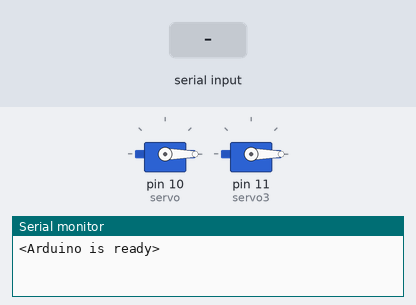
A sketch run on a simulated Arduino Uno, built with avr-gcc and run on an emulated ATmega328P. Parts: 2 × servo, the last lines printed to the serial monitor. The test bench sets the inputs (shaded band).

Above: at 1.2 s.
1.3 s: "<90,45,200>" received over Serial
At 2.5 s:
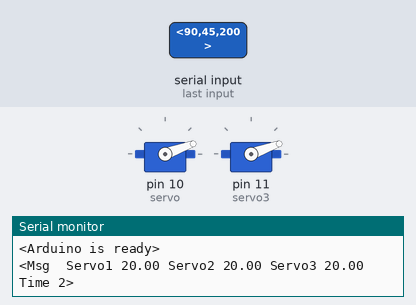
2.8 s: "<90,45>" received over Serial
At 3.5 s:
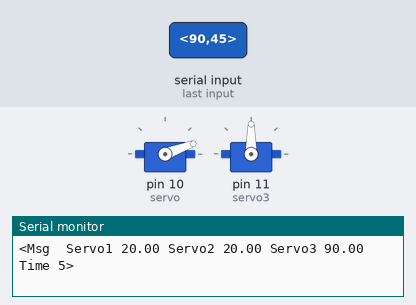
4.3 s: "<0>" received over Serial
At 5.5 s:
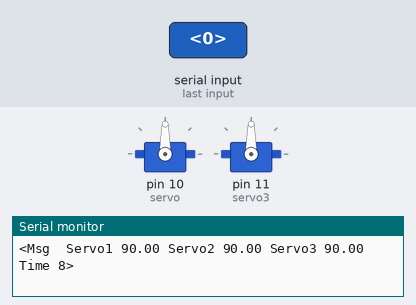
5.8 s: "<30,150,10>" received over Serial
At 7.0 s:
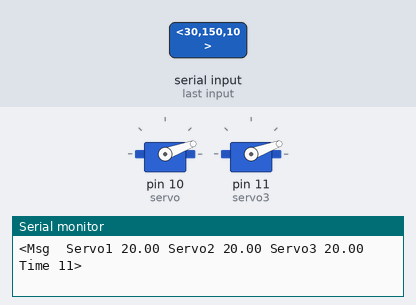
7.3 s: "<30,150>" received over Serial
At 8.2 s:
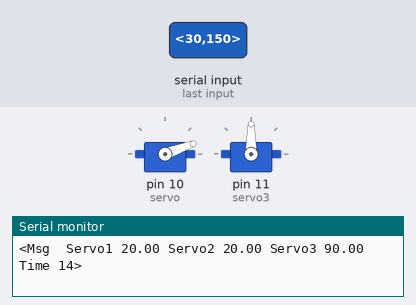
Timing chart, 0 to 9.8 s (numbered marks = the images above; inputs shaded):
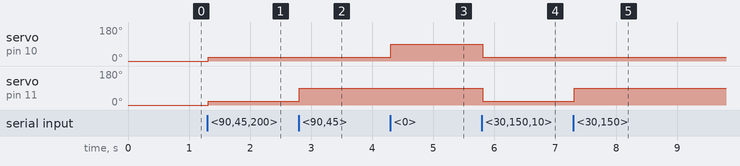

The sketch:

ArduinoSerial.ino
```cpp
#include <Servo.h>
#include <math.h>

Servo servo, servo2, servo3, servo4;

const byte numLEDs = 3;
//byte ledPin[numLEDs] = {11, 12, 13};

const byte buffSize = 40;
char inputBuffer[buffSize];
const char startMarker = '<';
const char endMarker = '>';
byte bytesRecvd = 0;
boolean readInProgress = false;
boolean newDataFromPC = false;

char messageFromPC[buffSize] = {0};

double servoSpeed = 0.0;
double servoSpeed2 = 0.0;
double servoSpeed3 = 0.0;
double servoSpeed4 = 0.0;

int joystick = -1;

unsigned long curMillis;

unsigned long prevReplyToPCmillis = 0;
unsigned long replyToPCinterval = 1000;

//=============

void setup() {
  Serial.begin(9600);

  // initialize the servos
  servo.attach(10);
  //servo2.attach(11);
  servo3.attach(11);
  //servo4.attach(13);

    // tell the PC we are ready
  Serial.println("<Arduino is ready>");
}

//=============

void loop() {
  curMillis = millis();
  getDataFromPC();
  updateServos();
  replyToPC();
}

//=============

void getDataFromPC() {

    // receive data from PC and save it into inputBuffer

  if(Serial.available() > 0) {

    char x = Serial.read();

      // the order of these IF clauses is significant

    if (x == endMarker) {
      readInProgress = false;
      newDataFromPC = true;
      inputBuffer[bytesRecvd] = 0;
      parseData();
    }

    if(readInProgress) {
      inputBuffer[bytesRecvd] = x;
      bytesRecvd ++;
      if (bytesRecvd == buffSize) {
        bytesRecvd = buffSize - 1;
      }
    }

    if (x == startMarker) {
      bytesRecvd = 0;
      readInProgress = true;
    }
  }
}

//=============

void parseData() {

    // split the data into its parts

  char * strtokIndx; // this is used by strtok() as an index

  /*strtokIndx = strtok(inputBuffer, ",");
  joystick = atoi(strtokIndx); //gets which joystick it is */

  strtokIndx = strtok(inputBuffer,",");      // get the first part - the string   CHANGED FROM: strtok(inputBuffer, ",")
  servoSpeed = atof(strtokIndx);
  servoSpeed *= 100.0;
  if(servoSpeed >= 3)
    servoSpeed = fscale(-2, 102, 90, 20, servoSpeed, -2);
  else if(servoSpeed <= -3)
    servoSpeed = fscale(-2, 102, 90, 160, abs(servoSpeed), -2);
  else
    servoSpeed = 90;

  strtokIndx = strtok(NULL, ","); // this continues where the previous call left off
  servoSpeed2 = atof(strtokIndx);     // convert this part to an integer
  servoSpeed2 *= 100.0;
  if(servoSpeed2 >= 3)
    servoSpeed2 = fscale(-2, 102, 90, 20, servoSpeed2, -2);
    //servoSpeed2 = map(servoSpeed2, 0, 100, 90, 70);
  else if(servoSpeed2 <= -3)
    servoSpeed2 = fscale(-2, 102, 90, 160, abs(servoSpeed2), -2);
    //servoSpeed2 = map(servoSpeed2, 0, -100, 90, 110);
  else
    servoSpeed2 = 90;

  strtokIndx = strtok(NULL, ",");
  servoSpeed3 = atof(strtokIndx);
  servoSpeed3 *= 100.0;
  if(servoSpeed3 >= 3)
    servoSpeed3 = fscale(-2, 102, 90, 20, servoSpeed3, -2);
  else if(servoSpeed3 <= -3)
    servoSpeed3 = fscale(-2, 102, 90, 160, abs(servoSpeed3), -2);
  else
    servoSpeed3 = 90;

  strtokIndx = strtok(NULL, ",");
  servoSpeed4 = atof(strtokIndx);
  servoSpeed4 *= 100.0;
  if(servoSpeed4 >= 3)
    servoSpeed4 =  fscale(-2, 102, 90, 20, servoSpeed4, -2);
  else if(servoSpeed4 <= -3)
    servoSpeed4 = fscale(-2, 102, 90, 160, abs(servoSpeed4), -2);
  else
    servoSpeed4 = 90;
}

//=============

void replyToPC() {

  if (newDataFromPC) {
    newDataFromPC = false;
    Serial.print("<Msg ");
    Serial.print(messageFromPC);
    Serial.print(" Servo1 ");
    Serial.print(servoSpeed);
    Serial.print(" Servo2 ");
    Serial.print(servoSpeed2);
    Serial.print(" Servo3 ");
    Serial.print(servoSpeed3);
    Serial.print(" Time ");
    Serial.print(curMillis >> 9); // divide by 512 is approx = half-seconds
    Serial.println(">");
  }
}

//============

void updateServos() {
  updateServo();
  updateServo2();
  updateServo3();
  updateServo4();
}

//=============

void updateServo() {
 // if(joystick == 0) //change joystick num later
    servo.write(servoSpeed);
}

//=============

void updateServo2() {
 // if(joystick == 1) //change joystick num later
    servo2.write(servoSpeed2);
}

//=============

void updateServo3() {
//  if(joystick == 1) //change joystick num later
    servo3.write(servoSpeed3);
}

//=============

void updateServo4() {
//  if(joystick == 1) //change joystick num later
    servo4.write(servoSpeed4);
}

//=============

float fscale( float originalMin, float originalMax, float newBegin, float newEnd, float inputValue, float curve){

  float OriginalRange = 0;
  float NewRange = 0;
  float zeroRefCurVal = 0;
  float normalizedCurVal = 0;
  float rangedValue = 0;
  boolean invFlag = 0;


  // condition curve parameter
  // limit range

  if (curve > 10) curve = 10;
  if (curve < -10) curve = -10;

  curve = (curve * -.1) ; // - invert and scale - this seems more intuitive - postive numbers give more weight to high end on output
  curve = pow(10, curve); // convert linear scale into lograthimic exponent for other pow function

  /*
   Serial.println(curve * 100, DEC);   // multply by 100 to preserve resolution
   Serial.println();
   */

  // Check for out of range inputValues
  if (inputValue < originalMin) {
    inputValue = originalMin;
  }
  if (inputValue > originalMax) {
    inputValue = originalMax;
  }

  // Zero Refference the values
  OriginalRange = originalMax - originalMin;

  if (newEnd > newBegin){
    NewRange = newEnd - newBegin;
  }
  else
  {
    NewRange = newBegin - newEnd;
    invFlag = 1;
  }
   zeroRefCurVal = inputValue - originalMin;
  normalizedCurVal  =  zeroRefCurVal / OriginalRange;   // normalize to 0 - 1 float

  /*
  Serial.print(OriginalRange, DEC);
   Serial.print("   ");
   Serial.print(NewRange, DEC);
   Serial.print("   ");
   Serial.println(zeroRefCurVal, DEC);
   Serial.println();
   */

  // Check for originalMin > originalMax  - the math for all other cases i.e. negative numbers seems to work out fine
  if (originalMin > originalMax ) {
    return 0;
  }

  if (invFlag == 0){
    rangedValue =  (pow(normalizedCurVal, curve) * NewRange) + newBegin;

  }
  else     // invert the ranges
  {
    rangedValue =  newBegin - (pow(normalizedCurVal, curve) * NewRange);
  }

  return rangedValue;
}
```

Measured:
- after the input at 1.3 s, servo on pin 10 (servo), servo on pin 11 (servo3): 0° → 20° at once
- after the input at 2.8 s, servo on pin 11 (servo3): 20° → 90° at once
- after the input at 4.3 s, servo on pin 10 (servo): 20° → 90° at once
- after the input at 5.8 s, servo on pin 10 (servo), servo on pin 11 (servo3): 90° → 20° at once
- after the input at 7.3 s, servo on pin 11 (servo3): 20° → 90° at once
